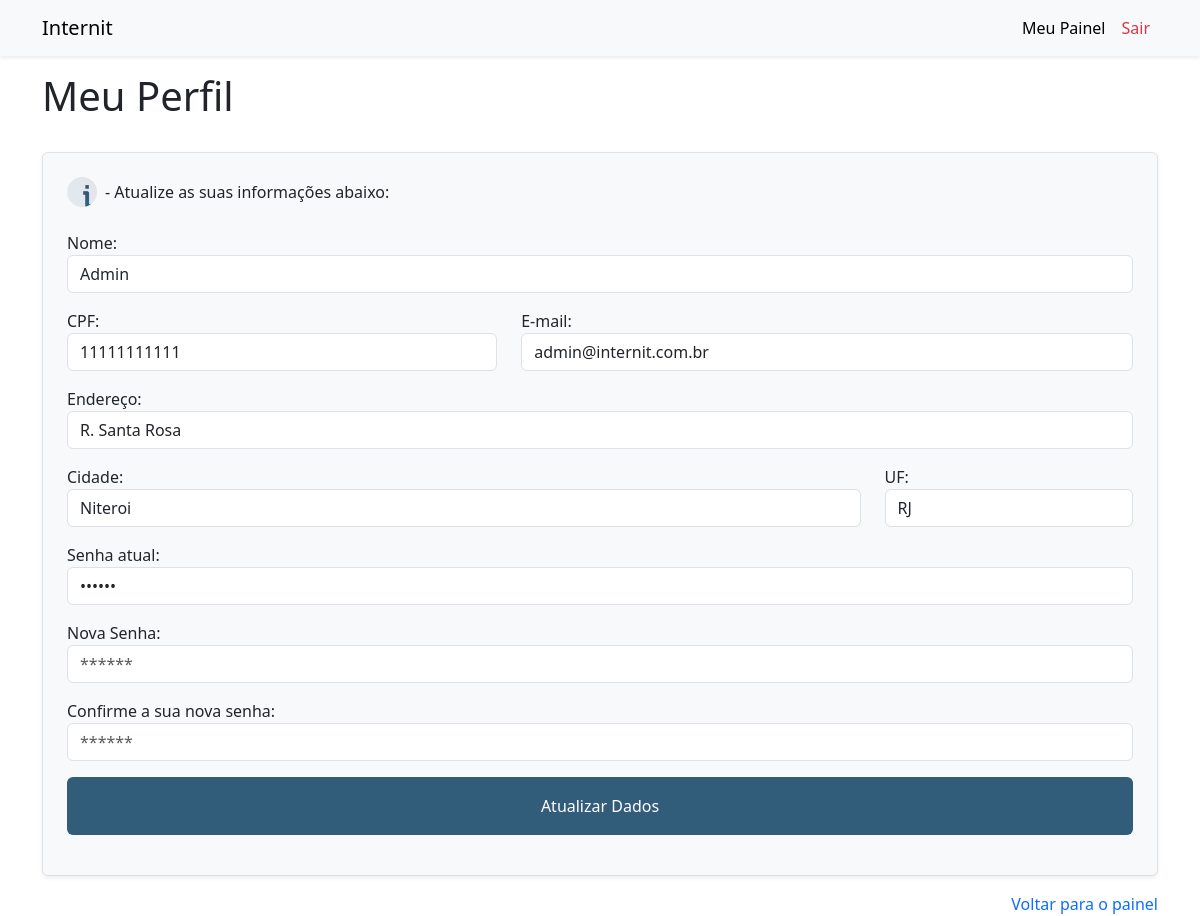
The app's page /adm/perfil.php (signed in) with its own data.
### tables this page shows
CREATE TABLE usuarios (
    id INT NOT NULL AUTO_INCREMENT,
    nome VARCHAR(25) NOT NULL,
    email VARCHAR(105) NOT NULL,
    cpf CHAR(11) UNIQUE NOT NULL,
    endereco VARCHAR(90) NOT NULL,
    cidade VARCHAR(25) NOT NULL,
    uf VARCHAR(5) NOT NULL,
    senha VARCHAR(100) NOT NULL,
    adm BOOLEAN NOT NULL,
    PRIMARY KEY (id)
);

### Class/UsuariosClass.php (called while the page is built, shortened)
<?php
class Usuarios
{
    public function listar_por_id( $id )
    {
        $query = "SELECT * FROM usuarios WHERE id = :id";
        $sql = $this->pdo->prepare( $query );
        $sql->bindValue( ':id', $id );
        $sql->execute();
        if($sql->rowCount() > 0 ){
            $usuario = $sql->fetch();
            return $usuario;
        }
    }
}

### Components/FormEditarPerfilComponent.php (the view)
<form method="POST" class="form-control shadow-sm m-auto pt-4 pb-3 px-4  bg-body-tertiary" style="max-width: 100%">
    <div class="d-flex gap-2 align-items-center mb-4 ">
        <img src="../Assets/logo-internit.png" alt="Logo da empresa Internit" class="mb-0" style="max-width: 30px" />
        <p class="mb-0">- Atualize as suas informações abaixo:</p>
    </div>
    <div class="mb-3">
        <label for="nome">Nome:</label>
        <input type="text" class="form-control" name="nome" id="nome" style="box-shadow: none !important;" placeholder="Jonh Doe" required value="<?= $usuario_input['nome'] ?>">
    </div>
    <div class="row ">
        <div class="mb-3 col-5">
            <label for="cpf">CPF:</label>
            <input type="tel" class="form-control" name="cpf" id="cpf" style="box-shadow: none !important;" placeholder="12345678901" required value="<?= $usuario_input['cpf'] ?>">
        </div>
        <div class="mb-3 col">
            <label for="email">E-mail:</label>
            <input type="text" class="form-control" name="email" id="email" style="box-shadow: none !important;" placeholder="exemplo@exemplo.com" required value="<?= $usuario_input['email'] ?>">
        </div>
    </div>
    <div class="mb-3">
        <label for="endereco">Endereço:</label>
        <input type="text" class="form-control" name="endereco" id="endereco" style="box-shadow: none !important;" placeholder="Rua Sérgio Amado, 155" required value="<?= $usuario_input['endereco'] ?>">
    </div>
    <div class="row">
        <div class="mb-3 col">
            <label for="cidade">Cidade:</label>
            <input type="text" class="form-control" name="cidade" id="cidade" style="box-shadow: none !important;" placeholder="Niterói" required value="<?= $usuario_input['cidade'] ?>" >
        </div>
        <div class="mb-3 col-3">
            <label for="uf">UF:</label>
            <input type="text" class="form-control" name="uf" id="uf" style="box-shadow: none !important;" placeholder="RJ" required value="<?= $usuario_input['uf'] ?>" >
        </div>
    </div>
    <div class="mb-3">
        <label for="senha">Senha atual:</label>
        <input type="password" class="form-control" name="senha_atual" id="senha" style="box-shadow: none !important;" placeholder="******" value="<?= $usuario_input['senha'] ?>" >
    </div>
    <div class="mb-3">
        <label for="senha">Nova Senha:</label>
        <input type="password" class="form-control" name="senha" id="senha" style="box-shadow: none !important;" placeholder="******">
    </div>
    <div class="mb-3">
        <label for="confirmacao_senha">Confirme a sua nova senha:</label>
        <input type="password" class="form-control" name="confirmacao_senha" id="confirmacao_senha" style="box-shadow: none !important;" placeholder="******">
    </div>
    <div class="mb-4">
        <button type="submit" class="btn w-100 py-3 text-white" name="atualizar" style="background-color: #315d7b"> Atualizar Dados </button>
    </div>
</form>
<div class="d-flex justify-content-end w-100 m-auto mt-3" style="max-width: 100%;">
    <a class="text-decoration-none" href="./painel.php">Voltar para o painel</a>
</div>

### records on screen
usuarios: nome "Admin", cpf "11111111111", email "admin@internit.com.br", endereco "R. Santa Rosa", cidade "Niteroi", uf "RJ"
